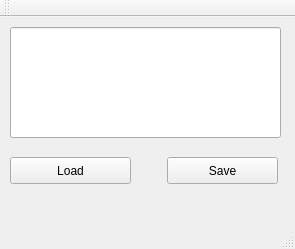
<?xml version="1.0" encoding="UTF-8"?>
<ui version="4.0">
 <class>MainWindow</class>
 <widget class="QMainWindow" name="MainWindow">
  <property name="geometry">
   <rect>
    <x>0</x>
    <y>0</y>
    <width>295</width>
    <height>249</height>
   </rect>
  </property>
  <property name="windowTitle">
   <string>MainWindow</string>
  </property>
  <widget class="QWidget" name="centralWidget">
   <widget class="QPushButton" name="btnLoad">
    <property name="geometry">
     <rect>
      <x>10</x>
      <y>140</y>
      <width>121</width>
      <height>27</height>
     </rect>
    </property>
    <property name="text">
     <string>Load</string>
    </property>
   </widget>
   <widget class="QLineEdit" name="txData">
    <property name="geometry">
     <rect>
      <x>10</x>
      <y>10</y>
      <width>271</width>
      <height>111</height>
     </rect>
    </property>
   </widget>
   <widget class="QPushButton" name="btnSave">
    <property name="geometry">
     <rect>
      <x>167</x>
      <y>140</y>
      <width>111</width>
      <height>27</height>
     </rect>
    </property>
    <property name="text">
     <string>Save</string>
    </property>
   </widget>
  </widget>
  <widget class="QMenuBar" name="menuBar">
   <property name="geometry">
    <rect>
     <x>0</x>
     <y>0</y>
     <width>295</width>
     <height>31</height>
    </rect>
   </property>
  </widget>
  <widget class="QToolBar" name="mainToolBar">
   <attribute name="toolBarArea">
    <enum>TopToolBarArea</enum>
   </attribute>
   <attribute name="toolBarBreak">
    <bool>false</bool>
   </attribute>
  </widget>
  <widget class="QStatusBar" name="statusBar"/>
 </widget>
 <layoutdefault spacing="6" margin="11"/>
 <resources/>
 <connections/>
</ui>
